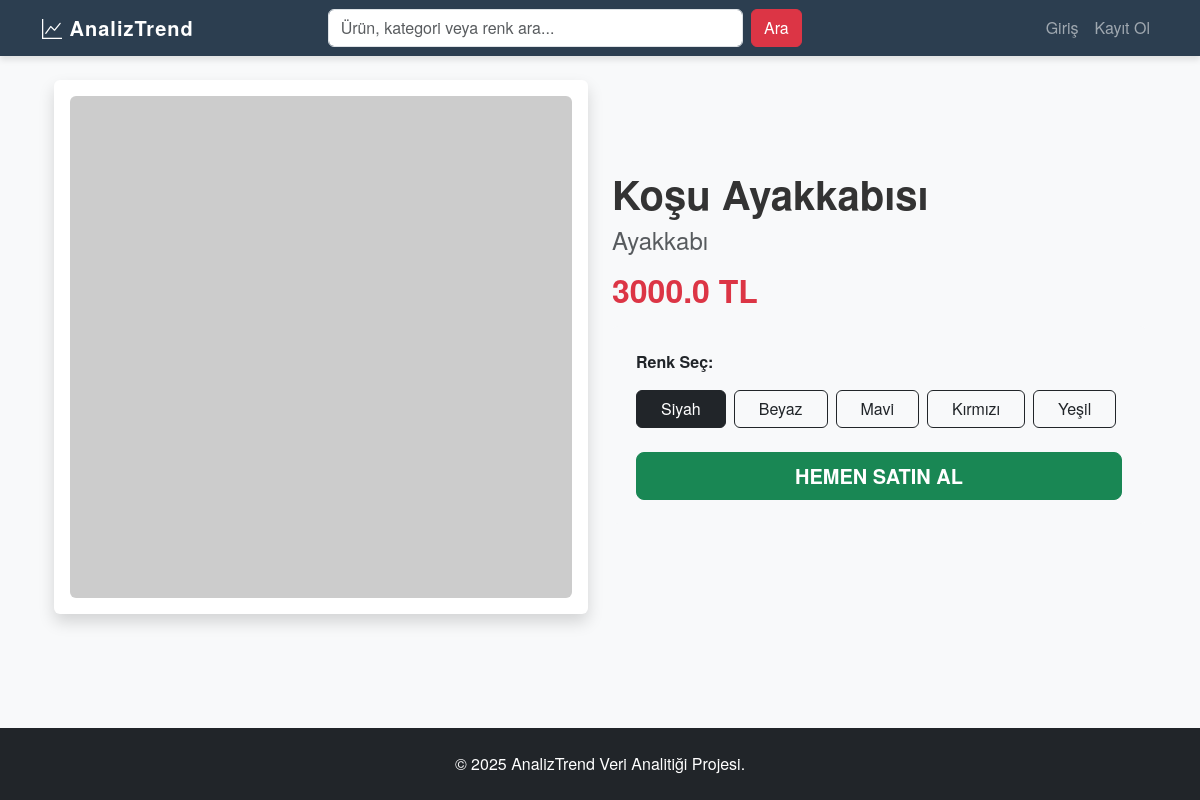
The app's page /product/17 with its own data.
### scripts/data.py (models this page shows)
class Product(db.Model):
    id = db.Column(db.Integer, primary_key=True)
    name = db.Column(db.String(200), nullable=False)
    category = db.Column(db.String(100), nullable=False)
    price = db.Column(db.Float, nullable=False)

### app.py (the view)
@app.route("/product/<int:product_id>")
def product_detail(product_id):
    return data_man.product_detail(product_id)

### templates/product.html (shortened to what this page needs)
{% extends 'layout.html' %} {% block content %}
<div class="container">
  <div class="row mb-5 align-items-center">
    <div class="col-md-6 text-center">
      <div class="card border-0 shadow p-3">
        <img src="{{ current_image }}" class="img-fluid rounded" />
      </div>
    </div>
    <div class="col-md-6">
      <h1 class="fw-bold">{{ product.name }}</h1>
      <h4 class="text-muted">{{ product.category }}</h4>
      <h2 class="text-danger fw-bold my-3">{{ product.price }} TL</h2>
      <div class="card bg-light border-0 p-4">
        <p class="fw-bold">Renk Seç:</p>
        <div class="d-flex flex-wrap gap-2 mb-4">
          {% for color in colors %}
          <a
            href="{{ url_for('product_detail', product_id=product.id, color=color) }}"
            class="btn {% if selected_color == color %}btn-dark{% else %}btn-outline-dark{% endif %} px-4"
          >
            {{ color }}
          </a>
          {% endfor %}
        </div>
        <button
          onclick="buyDetail('{{ selected_color }}')"
          class="btn btn-success btn-lg w-100 fw-bold"
        >
          HEMEN SATIN AL
        </button>
      </div>
    </div>
  </div>
</div>
{% endblock %}

### static/css/style.css (style rules this page uses)
:root { --primary: #2c3e50; --secondary: #e67e22; --accent: #3498db; --light: #ecf0f1; --dark: #2c3e50; --success: #27ae60; }
body { background-color: #f8f9fa; font-family: 'Helvetica Neue', Helvetica, Arial, sans-serif; color: #333; }

### records on screen
Product: name "Koşu Ayakkabısı", category "Ayakkabı", price "3000.0"

### other values on screen
{{ color }} "Siyah" "Beyaz" "Mavi" "Kırmızı" "Yeşil"
